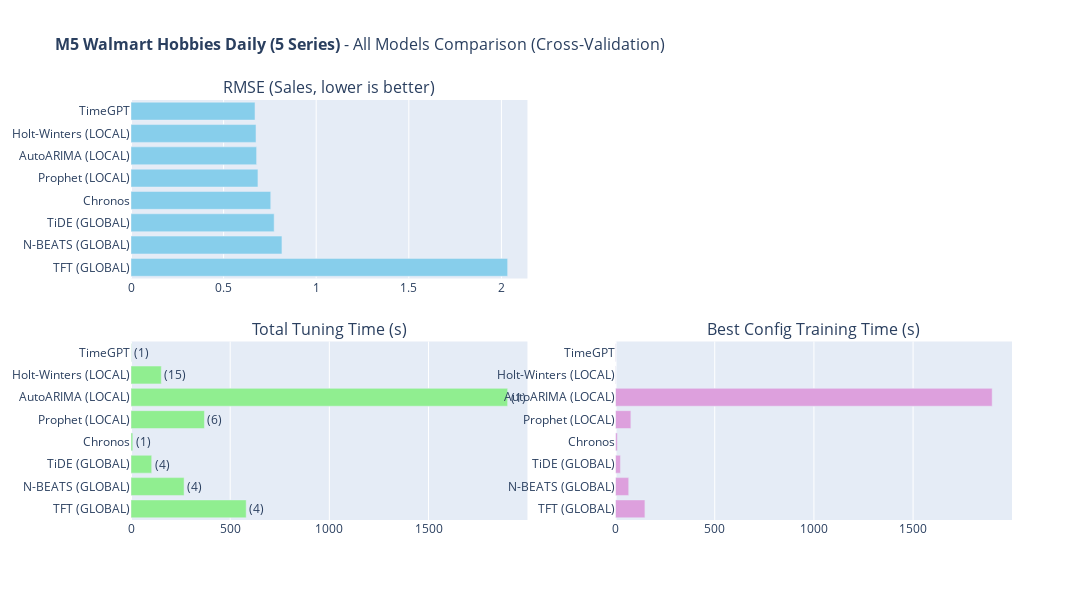

The notebook cell this image was saved under:
### Code cell
# 10. Model Comparison Chart (NO MAPE)

# Zde voláme funkci s plot_mape=False, aby se skryl pravý horní graf
fig_comp = plot_model_comparison(
    tracker.get_results_df(),
    DATASET_CONFIG["name"],
    value_unit=DATASET_CONFIG.get("value_unit"),
    plot_mape=False,  # <--- VYPNUTÍ MAPE
)
fig_comp.show()

### Figure 1 — Plotly figure (JSON) as saved in the notebook; plotly's stock layout.template omitted (floating-point values rounded to 4 significant figures)
{"data": [{"hovertemplate": "<b>%{y}</b><br>RMSE: %{x:.2f}<extra></extra>", "marker": {"color": "skyblue"}, "orientation": "h", "type": "bar", "x": [0.6695, 0.6749, 0.6781, 0.6854, 0.7546, 0.773, 0.8151, 2.034], "xaxis": "x", "y": ["TimeGPT", "Holt-Winters (LOCAL)", "AutoARIMA (LOCAL)", "Prophet (LOCAL)", "Chronos", "TiDE (GLOBAL)", "N-BEATS (GLOBAL)", "TFT (GLOBAL)"], "yaxis": "y"}, {"hovertemplate": "<b>%{y}</b><br>Time: %{x:.2f}s<extra></extra>", "marker": {"color": "lightgreen"}, "orientation": "h", "text": ["(1)", "(15)", "(1)", "(6)", "(1)", "(4)", "(4)", "(4)"], "textposition": "outside", "type": "bar", "x": [1.441, 152.7, 1899.0, 370.2, 9.037, 104.2, 267.7, 580.7], "xaxis": "x3", "y": ["TimeGPT", "Holt-Winters (LOCAL)", "AutoARIMA (LOCAL)", "Prophet (LOCAL)", "Chronos", "TiDE (GLOBAL)", "N-BEATS (GLOBAL)", "TFT (GLOBAL)"], "yaxis": "y3"}, {"hovertemplate": "<b>%{y}</b><br>Time: %{x:.2f}s<extra></extra>", "marker": {"color": "plum"}, "orientation": "h", "type": "bar", "x": [1.441, 1.171, 1899.0, 77.18, 9.037, 24.69, 66.28, 148.0], "xaxis": "x4", "y": ["TimeGPT", "Holt-Winters (LOCAL)", "AutoARIMA (LOCAL)", "Prophet (LOCAL)", "Chronos", "TiDE (GLOBAL)", "N-BEATS (GLOBAL)", "TFT (GLOBAL)"], "yaxis": "y4"}], "layout": {"annotations": [{"font": {"size": 16}, "showarrow": false, "text": "RMSE (Sales, lower is better)", "x": 0.225, "xanchor": "center", "xref": "paper", "y": 1, "yanchor": "bottom", "yref": "paper"}, {"font": {"size": 16}, "showarrow": false, "text": "Total Tuning Time (s)", "x": 0.225, "xanchor": "center", "xref": "paper", "y": 0.425, "yanchor": "bottom", "yref": "paper"}, {"font": {"size": 16}, "showarrow": false, "text": "Best Config Training Time (s)", "x": 0.775, "xanchor": "center", "xref": "paper", "y": 0.425, "yanchor": "bottom", "yref": "paper"}], "height": 600, "margin": {"l": 120}, "showlegend": false, "title": {"font": {"size": 16}, "text": "<b>M5 Walmart Hobbies Daily (5 Series)</b> - All Models Comparison (Cross-Validation)"}, "width": 1700, "xaxis": {"anchor": "y", "domain": [0, 0.45]}, "xaxis2": {"anchor": "y2", "domain": [0.55, 1]}, "xaxis3": {"anchor": "y3", "domain": [0, 0.45]}, "xaxis4": {"anchor": "y4", "domain": [0.55, 1]}, "yaxis": {"anchor": "x", "autorange": "reversed", "domain": [0.575, 1]}, "yaxis2": {"anchor": "x2", "domain": [0.575, 1]}, "yaxis3": {"anchor": "x3", "autorange": "reversed", "domain": [0, 0.425]}, "yaxis4": {"anchor": "x4", "autorange": "reversed", "domain": [0, 0.425]}}}
